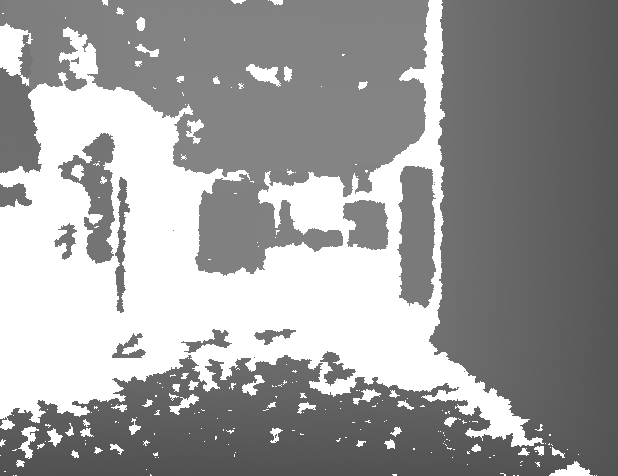
//> input picture trunk/kinectfuck/5d.png, 618 x 476 px
$ ./main   (built with g++ and OpenCV 4)
//> lines starting //> are read from the running program, lines starting //| are printed output that depends on the picture
#include <stdlib.h>
#include <stdio.h>
#include <cv.h>
#include <highgui.h>
#include <libfreenect_sync.h>
#include <libfreenect.h>
#include <math.h>
#include <unistd.h>
#include <vector>
#include <iostream>
#define u8 unsigned char
#define u32 unsigned int

using namespace std;

int width = 618, height = 476;

u8* getsetaddr(IplImage* img, int x, int y) {
    return &(((u8*)(img->imageData + y * img->widthStep))[x]);
}

void setarr(IplImage* img, int x, int y, u8 val) {
    (*getsetaddr(img, x, y)) = val;
}

int getarr(IplImage* img, int x, int y) {
    return *getsetaddr(img, x, y);
}

double average(IplImage* arr, int x0, int y0, int w, int h) {
    double s;
    int sz = w * h;
    for (int i = x0; i < x0 + w; ++i) {
        for (int j = y0; j < y0 + h; ++j)
            if ((getarr(arr, i, j) == 0xff) || (getarr(arr, i, j) == 0)) {
                sz--;
            } else {
                s += getarr(arr, i, j);
            }
    }

    return s / sz;
}

const int dxmin = 0, dxmax = 5;
double get_line_average(IplImage* arr, int y0, int lineheight) {
    return average(arr, 200, y0, 200, lineheight);
}

const int ddmin = 0, ddmax = 2;
const int dy0min = 0, dy0max = 2;
const int minplanesize = 5; // пикселей

template <typename T>
bool in_bounds(T x, T min, T max) {
    if (x >= min && x <= max)
        return true;

    return false;
}

#define dddnormal(ideal, cur) in_bounds(abs((ideal) - (cur)), ddmin, ddmax)
#define dy0normal(ideal, cur) in_bounds(abs((ideal) - (cur)), dy0min, dy0max)

inline int get_y0(IplImage* img, int x) {
    return getarr(img, x, height - 1);
}
void make_blackbottom(IplImage* img, int x, int h) {

    while (h >= 0) {
        setarr(img, x, height - 1 - h, 0);
        --h;
    }
}

struct otrez {
    int start, finish;
};

vector<otrez> draw_deltas(IplImage* img) {
    int last_y0; // последнее значение нижнего пикселя
    int last_dd; // последнее значение крутизны

    vector<otrez> res;

    int last_x1 = -1;
    int last_x2 = -1;

    bool has_seed = false; // выбраны ли начальные last_y0 и last_dd
    for (int i = 0; i < width; ++i) {
        int planesize = 0; // высота "белого" пространства снизу

        int dd = getarr(img, i, height - 1) - getarr(img, i, height - 2); // начальная крутизна
        if (i == 0) {
            last_dd = dd;
            last_y0 = get_y0(img, 0);
        }

        double averdd = 0;
        int nonwhite = 0;
        int white = 0;
        for (int j = height - 1; j >= 1; --j) {
            int pixa = getarr(img, i, j),
                pixb = getarr(img, i, j - 1);


            if (pixa == 0xff || pixb == 0xff) {
                white++;
                planesize++;
                continue;
            }

            averdd += abs(pixa - pixb);

            if (!dddnormal(dd, pixa - pixb)) {
                //printf("a{%d}", planesize);
                break;
            } else {
                planesize++;
                if (white != 0) {
                    if (white > 20)
                        break;
                }
                nonwhite++;
            }
        }
        averdd /= nonwhite;
        //printf("%f\n", averdd);

        int magic =0;

        if (planesize >= minplanesize && dddnormal(dd, last_dd) && i != 0 && dy0normal(last_y0, get_y0(img, i)) && averdd >= 0.05) {
            last_y0 = get_y0(img, i);
            make_blackbottom(img, i, nonwhite);
            if (last_x1 < 0)
                last_x1 = last_x2 = i;
            else
                last_x2++;

        } else {
            for (int j = height - 1; j >= 1; --j)
                if ((last_y0 = get_y0(img, i)) != 0xff)
                    break;

            if (last_x1 != -1) {
                otrez otr = {last_x1, last_x2};
                res.push_back(otr);
                last_x1 = -1;
            }
        }
    }

    return res;
}

void imgdata_to_array(IplImage* img, u8** arr) {
    *arr = (u8*)malloc(sizeof(u8) * img->imageSize);

    printf("size = %d\n", img->imageSize);
    for (int i = 0; i < img->height; ++i) {
        for (int j = 0; j < img->width; ++j) {
            (*arr)[i*width + j] = getarr(img, j, i);
        }
    }
}

void draw_graph(IplImage* data, int x) {
    IplImage* img = cvCreateImage(cvSize(height, 512), 8, 3);

    for (int i = height; i > 0; --i)
        cvLine(img, cvPoint(height - i, (255 - getarr(data, x, i)) * 2), cvPoint(height - i + 1, (255 - getarr(data, x, i - 1)) * 2), cvScalar(0, 0, 255), 2, CV_AA, 0);

    cvShowImage("Depth(height) graph", img);
    cvReleaseImage(&img);
}


#define STATIC_IMG
int main() {
    IplImage* image;
    //    reset_white_cache();

#ifdef STATIC_IMG
    IplImage* tmp = cvLoadImage("./5d.png");
//> tmp is the input picture: 476 rows x 618 cols, CV_8UC3; min 80, max 255, mean 157.1
    CvSize sz = cvGetSize(tmp);
//> sz = Size(618, 476)
    image = cvCreateImageHeader(sz, 8, 1);
    /*    height = sz.height;
          width = sz.width;*/
#endif

#ifndef STATIC_IMG
    image = cvCreateImageHeader(cvSize(640, 480), 8, 1);
    u8* data = (u8*) malloc(sizeof (char) * 640 * 480);
    IplImage* wcam = cvCreateImageHeader(cvSize(640, 480), 8, 1);
    memset(data, 0xff, 640 * 480);
    freenect_sync_set_tilt_degs(0, 0);
    for (int counter = 0;; counter++) {
        short *data_;
        char* vidata_;
        unsigned int timestamp;
        freenect_sync_get_depth((void**) (&data_), &timestamp, 0, FREENECT_DEPTH_11BIT);
        freenect_sync_get_video((void**)(&vidata_), &timestamp, 0, FREENECT_VIDEO_BAYER);
        for (int i = 0; i < 640 * 480; ++i) {
            //            if (data[i] == 0xff)
            data[i] = data_[i] >> 3;
        }

        cvSetData(wcam, data_, 640);

        cvSetData(image, data, 640);
        draw_graph(image, 610);
        //draw_graph(image, 200);
        draw_deltas(image);}
        cvShowImage("KinectFuck2", image);

        if (counter > 30) {
            //            draw_deltas(data);
        }

        if (cvWaitKey(10) == 27)
            break;

        usleep(10000);
}
free(data);
freenect_sync_stop();
cvFree(&image);
#endif

#ifdef STATIC_IMG

IplImage* tmp2 = cvCreateImage(cvGetSize(tmp), IPL_DEPTH_8U, 1);
cvCvtColor(tmp, tmp2, CV_BGR2GRAY);
printf("Size: (%d; %d)\n", tmp2->width, tmp2->height);
//| Size: (618; 476)
draw_graph(tmp2, 200);
//> the loop in draw_graph, `for (int i = height; i > 0; --i)` made 476 passes
//> pass 1, in draw_graph, `cvLine(img, cvPoint(height - i, (255 - getarr(data, x, i)) * 2), cvPoi..`:
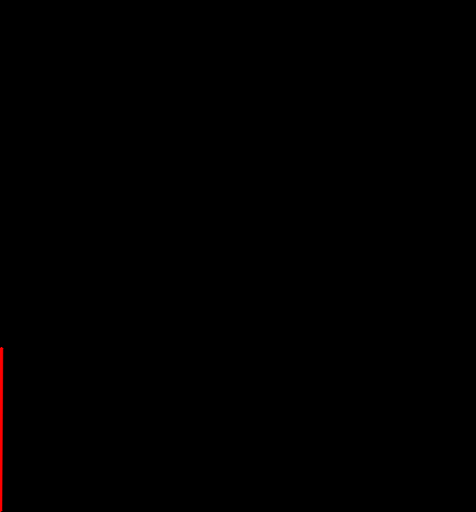
//> img: 512 rows x 476 cols, CV_8UC3; mean B, G, R 0, 0, 0.5
//> after the loop in draw_graph, `for (int i = height; i > 0; --i)`:
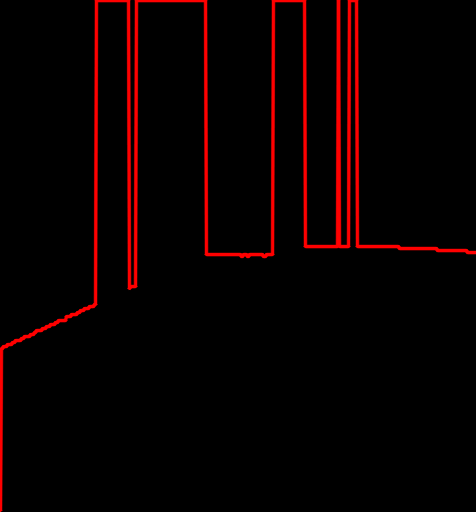
//> img: 512 rows x 476 cols, CV_8UC3; mean B, G, R 0, 0, 10.7

u8* data;
imgdata_to_array(tmp2, &data);
//| size = 295120
printf("here\n");

cvSetData(image, data, width);
vector<otrez> otr = draw_deltas(image);
//> the loop in draw_deltas, `for (int i = 0; i < width; ++i)` made 618 passes
//> (dd, last_dd, last_y0, white, planesize, averdd, nonwhite) on pass 1: (0, 0, 80, 223, 270, 0.217, 46)
//> (dd, white, planesize, averdd, nonwhite, last_y0) on passes 2 to 7: (0, 225, 270, 0.205, 44, 80), (0, 230, 270, 0.256, 39, 80), (0, 227, 270, 0.238, 42, 80), (0, 231, 270, 0.263, 38, 80), (0, 227, 271, 0.163, 43, 80), (0, 224, 271, 0.239, 46, 80)
//> after the loop in draw_deltas, `for (int i = 0; i < width; ++i)`:
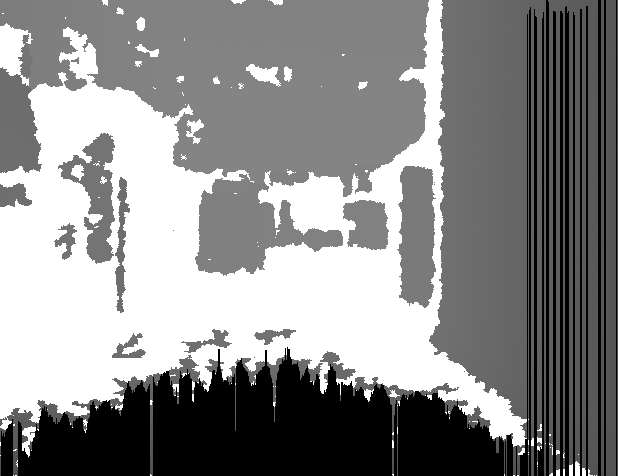
//> img: 476 rows x 618 cols, CV_8UC1; min 0, max 255, mean 138.2
//> after the loop in draw_deltas, `for (int i = 0; i < width; ++i)`: last_y0 = 83; last_x1 = -1; last_x2 = 616; res = 22 items
//> otr = 22 items
cout << "Отрезочки:\n";
for (int i = 0; i < otr.size(); ++i) {
    otrez tmp_struct = otr.at(i);
    cout << "(" << tmp_struct.start << "; " << tmp_struct.finish << ")\n";
}
//> this loop made 22 passes
//| (1; 12)
//| (18; 149)
//| (153; 391)
//| (394; 396)
//| (398; 503)
//| (505; 505)
//| (507; 512)
//| (516; 516)
//> (output is shown up to pass 8 of 22)
/*    for (int i = 0; i < 100; ++i)
      for (int j = 0; j < 100; ++j)
      setarr(image, i, j, 0);*/
cvShowImage("Depth", image);
#endif

while (cvWaitKey(10) != 27) {}
//> the Esc key is pressed
#ifdef STATIC_IMG
cvReleaseImage(&tmp);
cvReleaseImage(&tmp2);
#endif
//free(data);

return 0;
}
